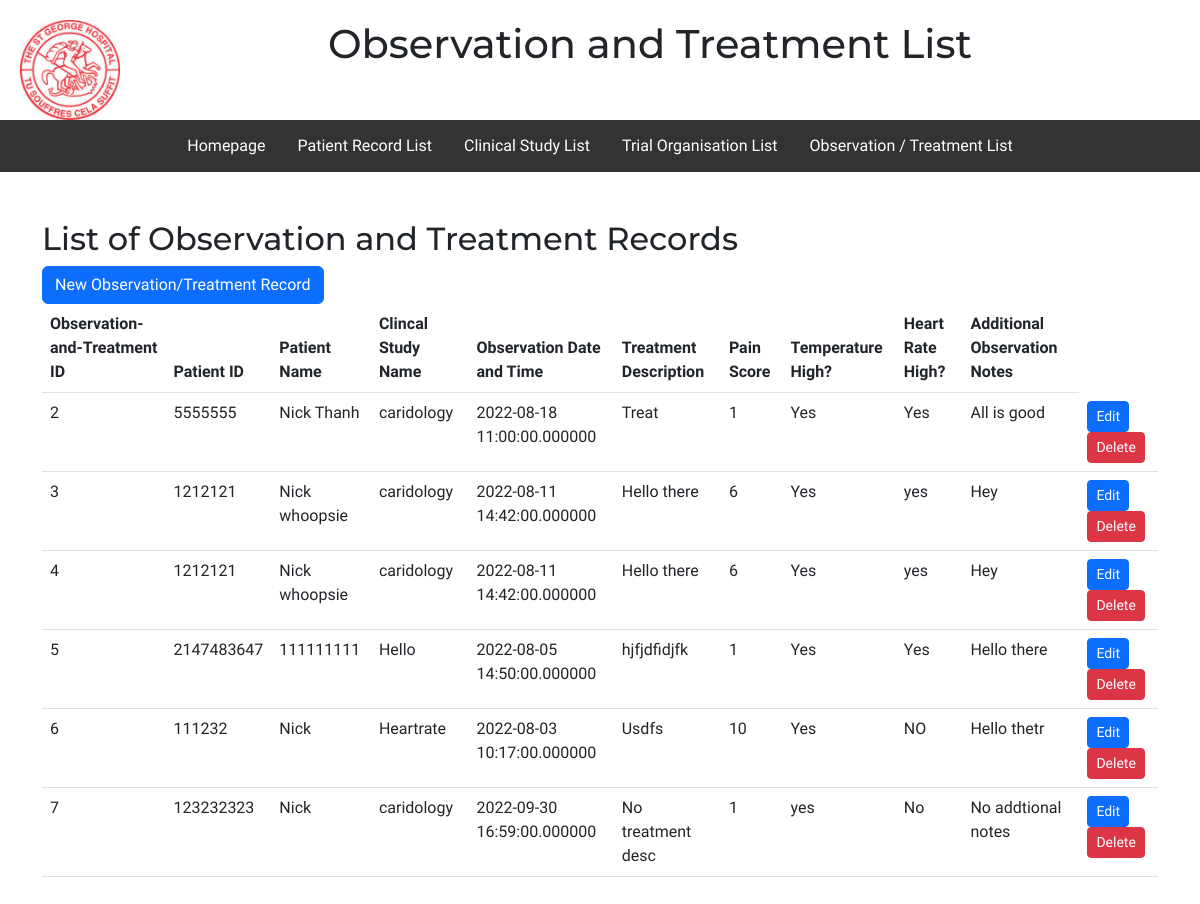
The app's page /observationAndTreatmentRecordFolder/observationAndTreatmentList.php with its own data.
### tables this page shows
CREATE TABLE `patientobservationandtreatment` (
  `observationandTreatmentID` int(11) NOT NULL,
  `patientID` int(255) NOT NULL,
  `patientName` varchar(255) NOT NULL,
  `clinicalStudyName` varchar(255) NOT NULL,
  `observationDateandTime` datetime(6) NOT NULL,
  `treatmentDescription` mediumtext NOT NULL,
  `painScore` int(255) NOT NULL,
  `tempQuestion` varchar(255) NOT NULL,
  `heartRateQuestion` varchar(255) NOT NULL,
  `additionalObservationNotes` mediumtext NOT NULL
);

### observationAndTreatmentRecordFolder/observationAndTreatmentList.php (the view, shortened to what this page needs)
<!DOCTYPE html>
<html>
<head>
    <link rel="stylesheet" href="../style.css">
</head>
<body>
    <div class="header">
        <a href="../Homepage.html">
            <img src="../Images/Hospital Logo.jpg" alt="St George Logo"></a>
        <h1>Observation and Treatment List</h1>
    </div>
    <br>
    <div class="topnav">
        <div id="topnav">
            <a href="../Homepage.html">Homepage</a>
            <a href="/clinicalTestingWebsite/patientRecordsFolder/patientRecordList.php">Patient Record List</a>
            <a href="/clinicalTestingWebsite/clinicalStudiesFolder/clinicalStudyList.php">Clinical Study List</a>
            <a href="/clinicalTestingWebsite/trialOrganisationsFolder/trialOrganisationsList.php">Trial
                Organisation List</a>
            <a href="/clinicalTestingWebsite/observationAndTreatmentRecordFolder/observationAndTreatmentList.php">Observation
                / Treatment List</a>
        </div>
    </div>
    <div class="container my-5">
        <h2> List of Observation and Treatment Records </h2>
        <a class="btn btn-primary" href="/clinicalTestingWebsite/observationAndTreatmentRecordFolder/createObservationandTreatment.php" role="button">New Observation/Treatment Record </a>
        <br>
        <table class="table">
            <thead>
                <tr>
                    <th>Observation-and-Treatment ID</th>
                    <th>Patient ID</th>
                    <th>Patient Name</th>
                    <th>Clincal Study Name</th>
                    <th>Observation Date and Time</th>
                    <th>Treatment Description</th>
                    <th>Pain Score</th>
                    <th>Temperature High?</th>
                    <th>Heart Rate High?</th>
                    <th>Additional Observation Notes</th>
                </tr>
            </thead>
            <tbody>
                <?php
                $servername = "localhost";
                $username = "root";
                $password = "";
                $database = "clinicaltesting2";
                $connection = new mysqli($servername, $username, $password, $database);
                $sql = "SELECT * FROM patientObservationAndTreatment";
                $result = $connection->query($sql);
                while($row = $result->fetch_assoc()) {
                    echo "
                    <tr>
                    <td>$row[observationandTreatmentID]</td>
                    <td>$row[patientID]</td>
                    <td>$row[patientName]</td>
                    <td>$row[clinicalStudyName]</td>
                    <td>$row[observationDateandTime]</td>
                    <td>$row[treatmentDescription]</td>
                    <td>$row[painScore]</td>
                    <td>$row[tempQuestion]</td>
                    <td>$row[heartRateQuestion]</td>
                    <td>$row[additionalObservationNotes]</td>
                    <td>
                        <a class='btn btn-primary btn-sm' href='/clinicalTestingWebsite/observationAndTreatmentRecordFolder/editObservationandTreatment.php?observationandTreatmentID=$row[observationandTreatmentID]'>Edit</a>
                        <a class='btn btn-danger btn-sm' href='/clinicalTestingWebsite/observationAndTreatmentRecordFolder/deleteObservationandTreatment.php?observationandTreatmentID=$row[observationandTreatmentID]'>Delete</a>
                    </td>
                    </tr>
                    ";
                }
                ?>
            </tbody>
        </table>
    </div>
</body>
</html>

### style.css (style rules this page uses)
body { background-color: white; box-sizing: border-box; margin: auto; font-family: 'PT Sans Caption', sans-serif; }
body h2 { font-family: 'Montserrat', sans-serif; }
.header { background-color: white; padding: 20px; text-align: center; vertical-align: middle; max-height: 100px; }
.header h1 { position: relative; vertical-align: middle; font-family: 'Montserrat', sans-serif; }
.header a { text-decoration: none; color: black; }
.header img { float: left; width: 100px; height: 100px; background-color: white; }
#topnav { display: flex; justify-content: center; align-items: center; }
.topnav { overflow: hidden; background-color: #333; text-align: center; margin-left: auto; margin-right: auto; vertical-align: middle; }
.topnav a { float: left; display: block; color: white; padding: 14px 16px; text-decoration: none; }

### records on screen
patientobservationandtreatment: observationandTreatmentID "2", patientID "5555555", patientName "Nick Thanh", clinicalStudyName "caridology", observationDateandTime "2022-08-18 11:00:00.000000", treatmentDescription "Treat", painScore "1", tempQuestion "Yes", heartRateQuestion "Yes", additionalObservationNotes "All is good"
patientobservationandtreatment: observationandTreatmentID "3", patientID "1212121", patientName "Nick whoopsie", clinicalStudyName "caridology", observationDateandTime "2022-08-11 14:42:00.000000", treatmentDescription "Hello there", painScore "6", tempQuestion "Yes", heartRateQuestion "yes", additionalObservationNotes "Hey"
patientobservationandtreatment: observationandTreatmentID "4", patientID "1212121", patientName "Nick whoopsie", clinicalStudyName "caridology", observationDateandTime "2022-08-11 14:42:00.000000", treatmentDescription "Hello there", painScore "6", tempQuestion "Yes", heartRateQuestion "yes", additionalObservationNotes "Hey"
patientobservationandtreatment: observationandTreatmentID "5", patientID "2147483647", patientName "111111111", clinicalStudyName "Hello", observationDateandTime "2022-08-05 14:50:00.000000", treatmentDescription "hjfjdfidjfk", painScore "1", tempQuestion "Yes", heartRateQuestion "Yes", additionalObservationNotes "Hello there"
patientobservationandtreatment: observationandTreatmentID "6", patientID "111232", patientName "Nick", clinicalStudyName "Heartrate", observationDateandTime "2022-08-03 10:17:00.000000", treatmentDescription "Usdfs", painScore "10", tempQuestion "Yes", heartRateQuestion "NO", additionalObservationNotes "Hello thetr"
patientobservationandtreatment: observationandTreatmentID "7", patientID "123232323", patientName "Nick", clinicalStudyName "caridology", observationDateandTime "2022-09-30 16:59:00.000000", treatmentDescription "No treatment desc", painScore "1", tempQuestion "yes", heartRateQuestion "No", additionalObservationNotes "No addtional notes"
